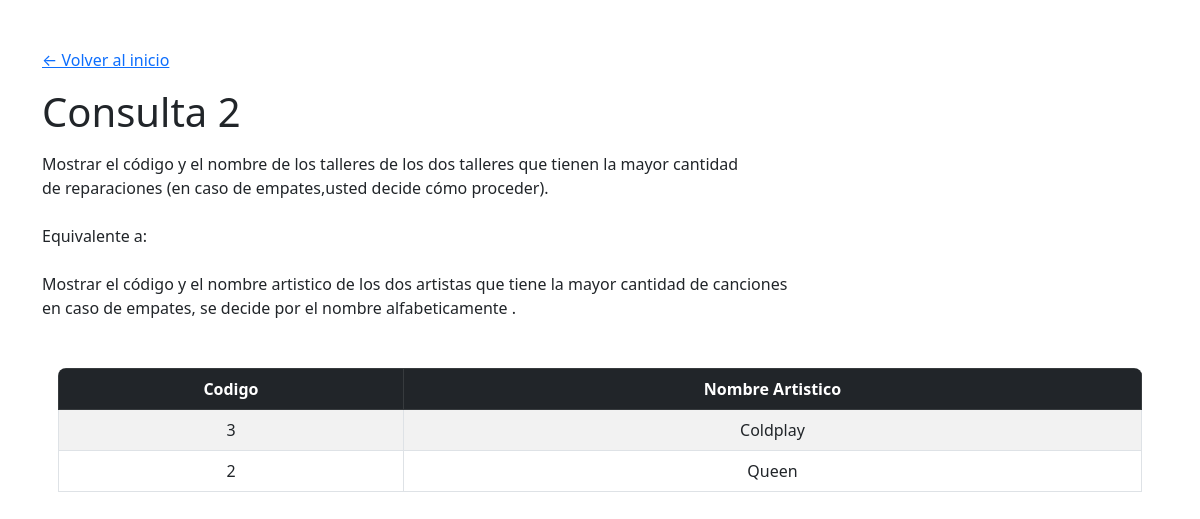
The page /consultas/consulta2.php on the database its author committed.
### tables this page shows
CREATE TABLE ARTISTA(
    CODIGO INT PRIMARY KEY,
    NOMBRE_ARTISTICO VARCHAR(50) NOT NULL UNIQUE,
    GENERO_MUSICAL VARCHAR(30) NOT NULL,
    NOMBRE_OFICIAL VARCHAR(50),
    NUMERO_INTEGRANTES INT,
    TIPO_ARTISTA VARCHAR(10),
    CHECK(TIPO_ARTISTA IN ('Solista','Grupo')),
    CHECK((TIPO_ARTISTA = 'Solista' AND NOMBRE_OFICIAL IS NOT NULL AND NUMERO_INTEGRANTES IS NULL) 
          OR (TIPO_ARTISTA = 'Grupo' AND NOMBRE_OFICIAL IS NULL AND NUMERO_INTEGRANTES IS NOT NULL)),
    CHECK(CODIGO >= 0),
    CHECK(NUMERO_INTEGRANTES > 1)
);

### consultas/consulta2.php (the view, shortened to what this page needs)
<?php
include "../includes/header.php";
?>
<h1 class="mt-3">Consulta 2</h1>
<p class="mt-3">
    Mostrar el código y el nombre de los talleres de los dos talleres que tienen la mayor cantidad<br>
    de reparaciones (en caso de empates,usted decide cómo proceder).<br><br>
    Equivalente a:<br><br>
    Mostrar el código y el nombre artistico de los dos artistas que tiene la mayor cantidad de canciones<br>
    en caso de empates, se decide por el nombre alfabeticamente .
</p>
<?php
require('../config/conexion.php');
$query = "SELECT ARTISTA.CODIGO,ARTISTA.NOMBRE_ARTISTICO, COUNT(CANCION.CODIGO) AS TOTAL_CANCIONES FROM ARTISTA
JOIN
ALBUM ON ARTISTA.CODIGO = ALBUM.CODIGO_ARTISTA
JOIN
CANCION ON CANCION.CODIGO_ALBUM = ALBUM.CODIGO
GROUP BY ARTISTA.CODIGO
ORDER BY TOTAL_CANCIONES DESC, ARTISTA.NOMBRE_ARTISTICO ASC
LIMIT 2;";
$resultadoC2 = mysqli_query($conn, $query) or die(mysqli_error($conn));
?>
<?php
if($resultadoC2 and $resultadoC2->num_rows > 0):
?>
<div class="tabla mt-5 mx-3 rounded-3 overflow-hidden">
    <table class="table table-striped table-bordered">
        <thead class="table-dark">
            <tr>
                <th scope="col" class="text-center">Codigo</th>
                <th scope="col" class="text-center">Nombre Artistico</th>
            </tr>
        </thead>
        <tbody>
            <?php
            foreach ($resultadoC2 as $fila):
            ?>
            <tr>
                <td class="text-center"><?= $fila["CODIGO"]; ?></td>
                <td class="text-center"><?= $fila["NOMBRE_ARTISTICO"]; ?></td>
            </tr>
            <?php
            endforeach;
            ?>
        </tbody>
    </table>
</div>
<?php
else:
?>
<div class="alert alert-danger text-center mt-5">
    No se encontraron resultados para esta consulta
</div>
<?php
endif;
include "../includes/footer.php";
?>

### rows shown on the page
artista: CODIGO "3", NOMBRE_ARTISTICO "Coldplay"
artista: CODIGO "2", NOMBRE_ARTISTICO "Queen"
